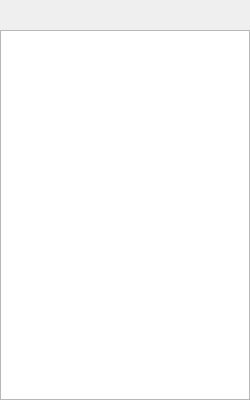
<?xml version="1.0" encoding="UTF-8"?>
<ui version="4.0">
 <class>MaterialBrowser</class>
 <widget class="QWidget" name="MaterialBrowser">
  <property name="geometry">
   <rect>
    <x>0</x>
    <y>0</y>
    <width>250</width>
    <height>400</height>
   </rect>
  </property>
  <property name="windowTitle">
   <string>Form</string>
  </property>
  <layout class="QVBoxLayout" name="verticalLayout">
   <property name="leftMargin">
    <number>0</number>
   </property>
   <property name="topMargin">
    <number>2</number>
   </property>
   <property name="rightMargin">
    <number>0</number>
   </property>
   <property name="bottomMargin">
    <number>0</number>
   </property>
   <item>
    <layout class="QHBoxLayout" name="horizontalLayout">
     <item>
      <widget class="AzToolsFramework::AssetBrowser::SearchWidget" name="m_searchWidget" native="true">
       <property name="sizePolicy">
        <sizepolicy hsizetype="Fixed" vsizetype="Fixed">
         <horstretch>0</horstretch>
         <verstretch>0</verstretch>
        </sizepolicy>
       </property>
       <property name="minimumSize">
        <size>
         <width>147</width>
         <height>22</height>
        </size>
       </property>
       <property name="maximumSize">
        <size>
         <width>147</width>
         <height>22</height>
        </size>
       </property>
      </widget>
     </item>
    </layout>
   </item>
   <item>
    <widget class="AzToolsFramework::AssetBrowser::AssetBrowserTreeView" name="treeView">
     <property name="sizePolicy">
      <sizepolicy hsizetype="Preferred" vsizetype="Expanding">
       <horstretch>0</horstretch>
       <verstretch>0</verstretch>
      </sizepolicy>
     </property>
     <property name="contextMenuPolicy">
      <enum>Qt::CustomContextMenu</enum>
     </property>
     <property name="selectionMode">
      <enum>QAbstractItemView::ExtendedSelection</enum>
     </property>
     <attribute name="headerVisible">
      <bool>false</bool>
     </attribute>
    </widget>
   </item>
  </layout>
 </widget>
 <customwidgets>
  <customwidget>
   <class>AzToolsFramework::AssetBrowser::SearchWidget</class>
   <extends>QWidget</extends>
   <header>AzToolsFramework/AssetBrowser/Search/SearchWidget.h</header>
   <container>1</container>
  </customwidget>
  <customwidget>
   <class>AzToolsFramework::AssetBrowser::AssetBrowserTreeView</class>
   <extends>QTreeView</extends>
   <header>AzToolsFramework/AssetBrowser/AssetBrowserTreeView.h</header>
  </customwidget>
 </customwidgets>
 <resources>
  <include location="MaterialDialog.qrc"/>
 </resources>
 <connections/>
</ui>
